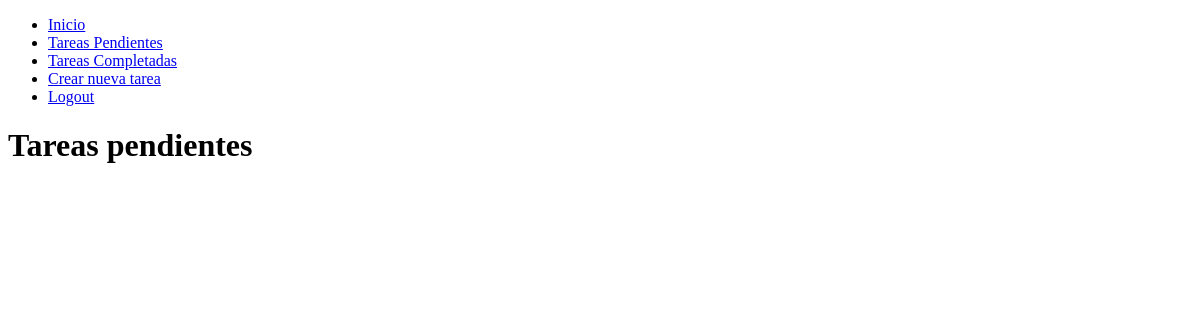
The app's page /tareas/ (signed in), older data.
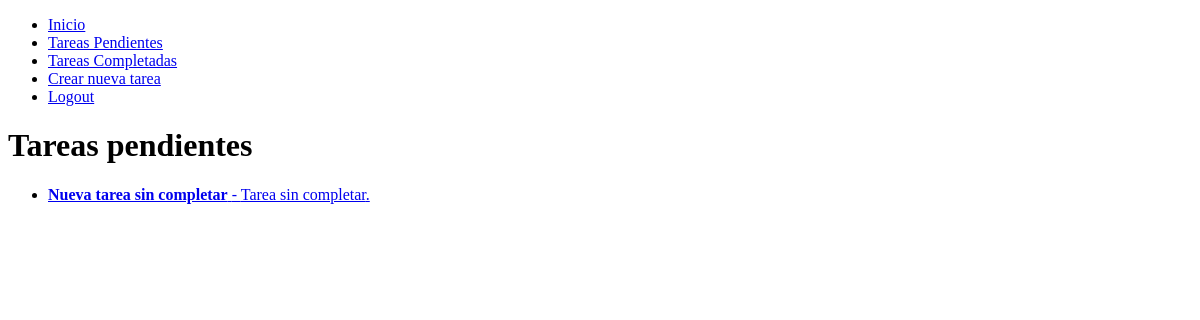
The same page, newer data.
### tareas/models.py (models this page shows, shortened)
class Tarea(models.Model):
    titulo = models.CharField(max_length=100)
    descripcion = models.TextField(blank=True)
    creado = models.DateTimeField(auto_now_add=True)
    fechaCompletado = models.DateTimeField(null=True, blank=True)
    importante = models.BooleanField(default=False)
    usuario = models.ForeignKey(User, on_delete=models.CASCADE)

### tareas/views.py (the view)
# urls.py: path('tareas/', views.tareas, name='tareas'),
@login_required # Con esto, solo los usuarios registrados pueden acceder a esta página
def tareas(request):
    tareas = Tarea.objects.filter(
        usuario=request.user, fechaCompletado__isnull=True)
    return render(request, 'tareas.html', {
        'tareas': tareas
    })

### tareas/templates/tareas.html (shortened to what this page needs)
{% extends 'base.html' %}
{% block contenido %}
<h1>Tareas pendientes</h1>
<ul>
    {% for tarea in tareas %}
    <li>
        <a href="{% url 'detalleTarea' tarea.id %}">
            <strong>{{ tarea.titulo }}</strong> - {{ tarea.descripcion }}.
    </li>
    {% endfor %}
</ul>
{% endblock %}

### tareas/templates/base.html (shortened to what this page needs)
<!DOCTYPE html>
<html lang="en">
<head>
</head>
<body>
<nav>
    <ul>
        <li>
            <a href="/">Inicio</a>
        </li>
        {% if user.is_authenticated %}
        <li>
            <a href="{% url 'tareas' %}">Tareas Pendientes</a>
        </li>
        <li>
            <a href="{%url 'tareasCompletadas' %}">Tareas Completadas</a>
        </li>
        <li>
            <a href="{% url 'tareaNueva' %}">Crear nueva tarea</a>
        </li>
        {% endif %}
        {% if user.is_authenticated %}
            <li>
                <a href="/logout">Logout</a>
            </li>
        {% endif %}
    </ul>
</nav>
    {% block contenido %}
    {% endblock %}
</body>
</html>

Row changes from the older to the newer data that the page shows:
added Tarea: titulo "Nueva tarea sin completar", descripcion "Tarea sin completar"
